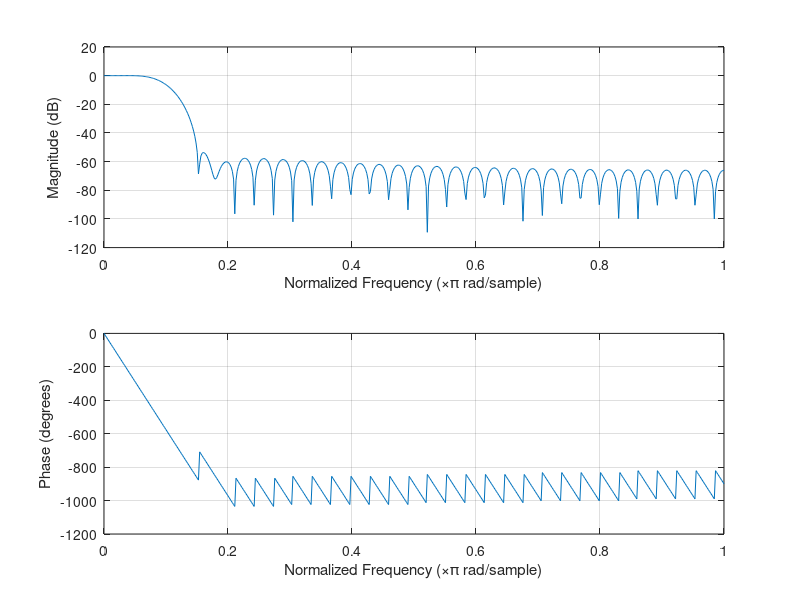
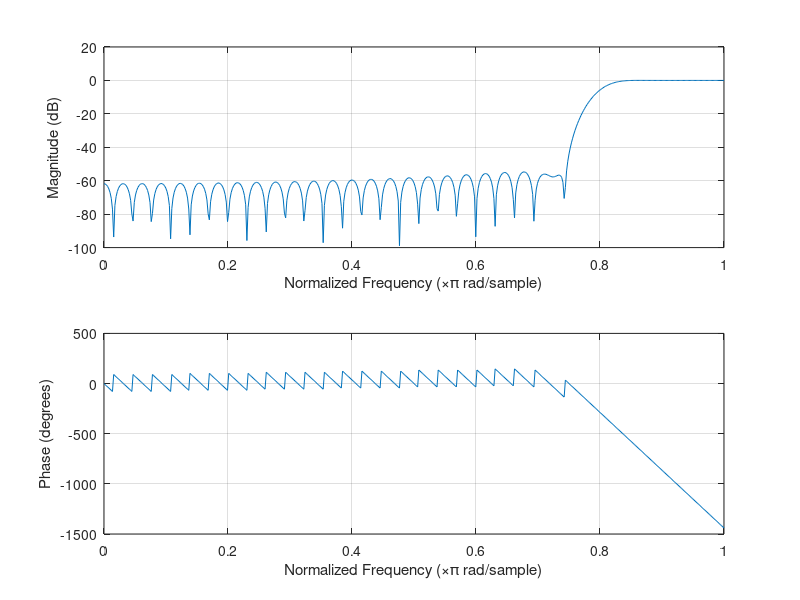
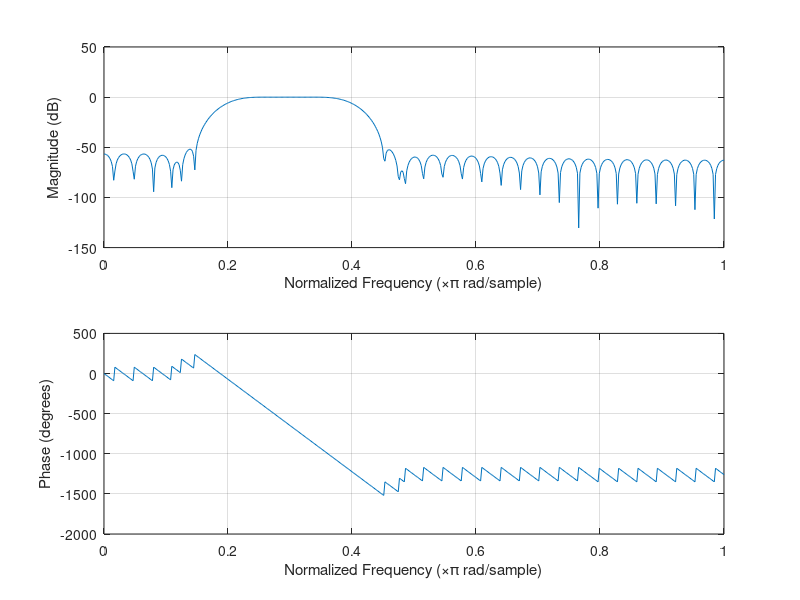
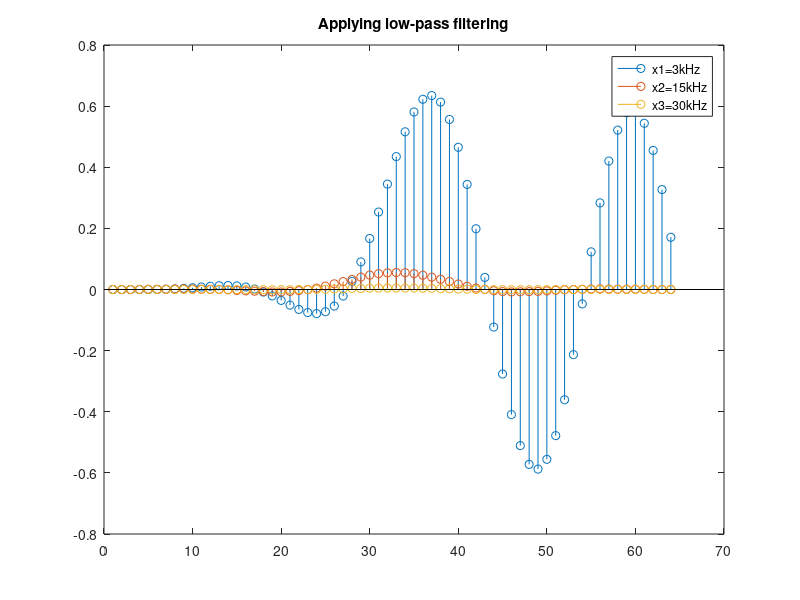

Source code (MATLAB) for these figures, in order:
clear; close all;
%% Variables:
N = 64;  % number of samples
f1 = 3000;
f2 = 15000;
f3 = 30000;
fs = 64000;  % sample frequency
tx = 0:1:N-1;

%%  Build the signals:
x1 = sin(2*pi*(f1/fs)*tx);
x2 = sin(2*pi*(f2/fs)*tx);
x3 = sin(2*pi*(f3/fs)*tx);

%% Build the filters
b1 = fir1(N, 0.1, "low");  % low-pass filter
b2 = fir1(N, 0.8, "high");  % high-pass filter
b3 = fir1(N, [0.2 0.4], "bandpass");  % band-pass filter

%% Plot filters:
figure;
freqz(b1, 1);
figure;
freqz(b2, 1);
figure;
freqz(b3, 1);

%% Filtering the signals:
y1 = filter(b1,1,x1);
y2 = filter(b1,1,x2);
y3 = filter(b1,1,x3);

%% Plot filtered signals:

% Low-Pass filtering:
figure;
stem(y1);
hold on;
stem(y2);
hold on;
stem(y3);
legend("x1=3kHz", "x2=15kHz", "x3=30kHz");
title("Applying low-pass filtering");

% High-Pass filtering:
y4 = filter(b2,1,x1);
y5 = filter(b2,1,x2);
y6 = filter(b2,1,x3);
figure;
stem(y4);
hold on;
stem(y5);
hold on;
stem(y6);
legend("x1=3kHz", "x2=15kHz", "x3=30kHz");
title("Applying high-pass filtering");

% Band-Pass filtering:
y7 = filter(b3,1,x1);
y8 = filter(b3,1,x2);
y9 = filter(b3,1,x3);
figure;
stem(y7);
hold on;
stem(y8);
hold on;
stem(y9);
legend("x1=3kHz", "x2=15kHz", "x3=30kHz");
title("Applying band-pass filtering");

%% Plot the frequency response of filters:

[H, freq] = freqz(b3, N, fs);
figure;
plot(freq, abs(H));
xlabel('Frequency (Hz)');
ylabel('Frequency response');
title("Band-Pass Filter");